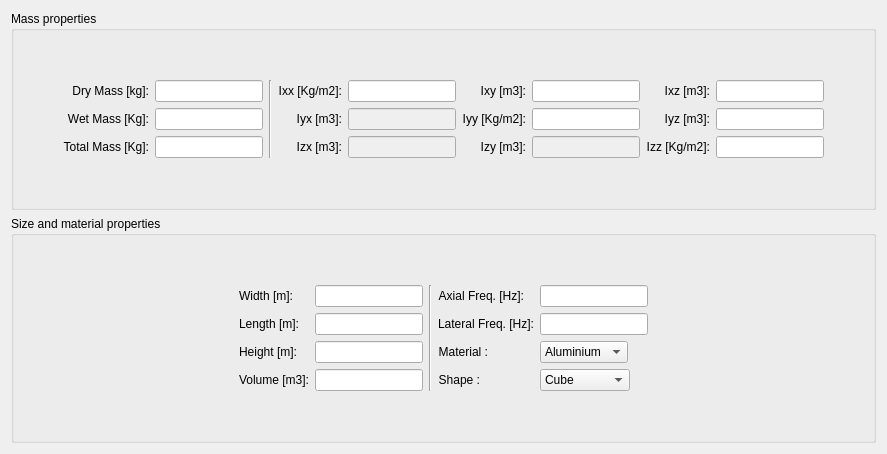
     <widget class="QWidget" name="Strcuture">
      <attribute name="title">
       <string>Structures</string>
      </attribute>
      <layout class="QGridLayout" name="gridLayout_2">
       <item row="0" column="0">
        <layout class="QVBoxLayout" name="verticalLayout">
         <item>
          <widget class="QGroupBox" name="groupBox">
           <property name="title">
            <string>Mass properties</string>
           </property>
           <layout class="QGridLayout" name="gridLayout_6">
            <item row="1" column="1">
             <layout class="QHBoxLayout" name="horizontalLayout">
              <item>
               <layout class="QGridLayout" name="gridLayout_3">
                <item row="0" column="0">
                 <widget class="QLabel" name="label_10">
                  <property name="text">
                   <string>Dry Mass [kg]:</string>
                  </property>
                  <property name="alignment">
                   <set>Qt::AlignRight|Qt::AlignTrailing|Qt::AlignVCenter</set>
                  </property>
                 </widget>
                </item>
                <item row="0" column="1">
                 <widget class="QLineEdit" name="DryMass">
                  <property name="minimumSize">
                   <size>
                    <width>80</width>
                    <height>0</height>
                   </size>
                  </property>
                  <property name="alignment">
                   <set>Qt::AlignRight|Qt::AlignTrailing|Qt::AlignVCenter</set>
                  </property>
                 </widget>
                </item>
                <item row="2" column="0">
                 <widget class="QLabel" name="label_12">
                  <property name="text">
                   <string>Total Mass [Kg]:</string>
                  </property>
                  <property name="alignment">
                   <set>Qt::AlignRight|Qt::AlignTrailing|Qt::AlignVCenter</set>
                  </property>
                 </widget>
                </item>
                <item row="1" column="0">
                 <widget class="QLabel" name="label_11">
                  <property name="text">
                   <string>Wet Mass [Kg]:</string>
                  </property>
                  <property name="alignment">
                   <set>Qt::AlignRight|Qt::AlignTrailing|Qt::AlignVCenter</set>
                  </property>
                 </widget>
                </item>
                <item row="1" column="1">
                 <widget class="QLineEdit" name="WetMass">
                  <property name="minimumSize">
                   <size>
                    <width>80</width>
                    <height>0</height>
                   </size>
                  </property>
                  <property name="alignment">
                   <set>Qt::AlignRight|Qt::AlignTrailing|Qt::AlignVCenter</set>
                  </property>
                 </widget>
                </item>
                <item row="2" column="1">
                 <widget class="QLineEdit" name="TotalMass">
                  <property name="alignment">
                   <set>Qt::AlignRight|Qt::AlignTrailing|Qt::AlignVCenter</set>
                  </property>
                 </widget>
                </item>
               </layout>
              </item>
              <item>
               <widget class="Line" name="line_2">
                <property name="orientation">
                 <enum>Qt::Vertical</enum>
                </property>
               </widget>
              </item>
              <item>
               <layout class="QGridLayout" name="gridLayout_4">
                <item row="0" column="4">
                 <widget class="QLineEdit" name="Ixx">
                  <property name="alignment">
                   <set>Qt::AlignRight|Qt::AlignTrailing|Qt::AlignVCenter</set>
                  </property>
                 </widget>
                </item>
                <item row="0" column="3">
                 <widget class="QLabel" name="label">
                  <property name="text">
                   <string>Ixx [Kg/m2]:</string>
                  </property>
                  <property name="alignment">
                   <set>Qt::AlignRight|Qt::AlignTrailing|Qt::AlignVCenter</set>
                  </property>
                 </widget>
                </item>
                <item row="0" column="6">
                 <widget class="QLineEdit" name="Ixy">
                  <property name="alignment">
                   <set>Qt::AlignRight|Qt::AlignTrailing|Qt::AlignVCenter</set>
                  </property>
                 </widget>
                </item>
                <item row="0" column="8">
                 <widget class="QLineEdit" name="Ixz">
                  <property name="alignment">
                   <set>Qt::AlignRight|Qt::AlignTrailing|Qt::AlignVCenter</set>
                  </property>
                 </widget>
                </item>
                <item row="1" column="6">
                 <widget class="QLineEdit" name="Iyy">
                  <property name="alignment">
                   <set>Qt::AlignRight|Qt::AlignTrailing|Qt::AlignVCenter</set>
                  </property>
                 </widget>
                </item>
                <item row="1" column="8">
                 <widget class="QLineEdit" name="Iyz">
                  <property name="alignment">
                   <set>Qt::AlignRight|Qt::AlignTrailing|Qt::AlignVCenter</set>
                  </property>
                 </widget>
                </item>
                <item row="2" column="8">
                 <widget class="QLineEdit" name="Izz">
                  <property name="alignment">
                   <set>Qt::AlignRight|Qt::AlignTrailing|Qt::AlignVCenter</set>
                  </property>
                 </widget>
                </item>
                <item row="1" column="5">
                 <widget class="QLabel" name="label_13">
                  <property name="text">
                   <string>Iyy [Kg/m2]:</string>
                  </property>
                  <property name="alignment">
                   <set>Qt::AlignRight|Qt::AlignTrailing|Qt::AlignVCenter</set>
                  </property>
                 </widget>
                </item>
                <item row="2" column="7">
                 <widget class="QLabel" name="label_2">
                  <property name="text">
                   <string>Izz [Kg/m2]:</string>
                  </property>
                  <property name="alignment">
                   <set>Qt::AlignRight|Qt::AlignTrailing|Qt::AlignVCenter</set>
                  </property>
                 </widget>
                </item>
                <item row="0" column="5">
                 <widget class="QLabel" name="label_15">
                  <property name="text">
                   <string>Ixy [m3]:</string>
                  </property>
                  <property name="alignment">
                   <set>Qt::AlignRight|Qt::AlignTrailing|Qt::AlignVCenter</set>
                  </property>
                 </widget>
                </item>
                <item row="0" column="7">
                 <widget class="QLabel" name="label_16">
                  <property name="text">
                   <string>Ixz [m3]:</string>
                  </property>
                  <property name="alignment">
                   <set>Qt::AlignRight|Qt::AlignTrailing|Qt::AlignVCenter</set>
                  </property>
                 </widget>
                </item>
                <item row="2" column="6">
                 <widget class="QLineEdit" name="Izy">
                  <property name="enabled">
                   <bool>false</bool>
                  </property>
                  <property name="alignment">
                   <set>Qt::AlignRight|Qt::AlignTrailing|Qt::AlignVCenter</set>
                  </property>
                 </widget>
                </item>
                <item row="2" column="4">
                 <widget class="QLineEdit" name="Izx">
                  <property name="enabled">
                   <bool>false</bool>
                  </property>
                  <property name="alignment">
                   <set>Qt::AlignRight|Qt::AlignTrailing|Qt::AlignVCenter</set>
                  </property>
                 </widget>
                </item>
                <item row="1" column="4">
                 <widget class="QLineEdit" name="Iyx">
                  <property name="enabled">
                   <bool>false</bool>
                  </property>
                  <property name="alignment">
                   <set>Qt::AlignRight|Qt::AlignTrailing|Qt::AlignVCenter</set>
                  </property>
                 </widget>
                </item>
                <item row="1" column="7">
                 <widget class="QLabel" name="label_14">
                  <property name="text">
                   <string>Iyz [m3]:</string>
                  </property>
                  <property name="alignment">
                   <set>Qt::AlignRight|Qt::AlignTrailing|Qt::AlignVCenter</set>
                  </property>
                 </widget>
                </item>
                <item row="1" column="3">
                 <widget class="QLabel" name="label_17">
                  <property name="text">
                   <string>Iyx [m3]:</string>
                  </property>
                  <property name="alignment">
                   <set>Qt::AlignRight|Qt::AlignTrailing|Qt::AlignVCenter</set>
                  </property>
                 </widget>
                </item>
                <item row="2" column="3">
                 <widget class="QLabel" name="label_18">
                  <property name="text">
                   <string>Izx [m3]:</string>
                  </property>
                  <property name="alignment">
                   <set>Qt::AlignRight|Qt::AlignTrailing|Qt::AlignVCenter</set>
                  </property>
                 </widget>
                </item>
                <item row="2" column="5">
                 <widget class="QLabel" name="label_19">
                  <property name="text">
                   <string>Izy [m3]:</string>
                  </property>
                  <property name="alignment">
                   <set>Qt::AlignRight|Qt::AlignTrailing|Qt::AlignVCenter</set>
                  </property>
                 </widget>
                </item>
               </layout>
              </item>
             </layout>
            </item>
            <item row="1" column="0">
             <spacer name="horizontalSpacer_14">
              <property name="orientation">
               <enum>Qt::Horizontal</enum>
              </property>
              <property name="sizeHint" stdset="0">
               <size>
                <width>40</width>
                <height>20</height>
               </size>
              </property>
             </spacer>
            </item>
            <item row="1" column="2">
             <spacer name="horizontalSpacer_15">
              <property name="orientation">
               <enum>Qt::Horizontal</enum>
              </property>
              <property name="sizeHint" stdset="0">
               <size>
                <width>40</width>
                <height>20</height>
               </size>
              </property>
             </spacer>
            </item>
            <item row="0" column="1">
             <spacer name="verticalSpacer_26">
              <property name="orientation">
               <enum>Qt::Vertical</enum>
              </property>
              <property name="sizeHint" stdset="0">
               <size>
                <width>20</width>
                <height>40</height>
               </size>
              </property>
             </spacer>
            </item>
            <item row="2" column="1">
             <spacer name="verticalSpacer_27">
              <property name="orientation">
               <enum>Qt::Vertical</enum>
              </property>
              <property name="sizeHint" stdset="0">
               <size>
                <width>20</width>
                <height>40</height>
               </size>
              </property>
             </spacer>
            </item>
           </layout>
          </widget>
         </item>
        </layout>
       </item>
       <item row="2" column="0">
        <widget class="QGroupBox" name="groupBox_2">
         <property name="title">
          <string>Size and material properties</string>
         </property>
         <layout class="QGridLayout" name="gridLayout_5">
          <item row="1" column="1">
           <layout class="QHBoxLayout" name="horizontalLayout_2">
            <item>
             <layout class="QFormLayout" name="formLayout">
              <property name="fieldGrowthPolicy">
               <enum>QFormLayout::FieldsStayAtSizeHint</enum>
              </property>
              <item row="0" column="0">
               <widget class="QLabel" name="label_4">
                <property name="text">
                 <string>Width [m]:</string>
                </property>
                <property name="alignment">
                 <set>Qt::AlignRight|Qt::AlignTrailing|Qt::AlignVCenter</set>
                </property>
               </widget>
              </item>
              <item row="0" column="1">
               <widget class="QLineEdit" name="Width">
                <property name="alignment">
                 <set>Qt::AlignRight|Qt::AlignTrailing|Qt::AlignVCenter</set>
                </property>
               </widget>
              </item>
              <item row="1" column="0">
               <widget class="QLabel" name="label_5">
                <property name="text">
                 <string>Length [m]:</string>
                </property>
                <property name="alignment">
                 <set>Qt::AlignRight|Qt::AlignTrailing|Qt::AlignVCenter</set>
                </property>
               </widget>
              </item>
              <item row="1" column="1">
               <widget class="QLineEdit" name="Length">
                <property name="alignment">
                 <set>Qt::AlignRight|Qt::AlignTrailing|Qt::AlignVCenter</set>
                </property>
               </widget>
              </item>
              <item row="2" column="0">
               <widget class="QLabel" name="label_6">
                <property name="text">
                 <string>Height [m]:</string>
                </property>
                <property name="alignment">
                 <set>Qt::AlignRight|Qt::AlignTrailing|Qt::AlignVCenter</set>
                </property>
               </widget>
              </item>
              <item row="2" column="1">
               <widget class="QLineEdit" name="Height">
                <property name="alignment">
                 <set>Qt::AlignRight|Qt::AlignTrailing|Qt::AlignVCenter</set>
                </property>
               </widget>
              </item>
              <item row="3" column="0">
               <widget class="QLabel" name="label_7">
                <property name="text">
                 <string>Volume [m3]:</string>
                </property>
                <property name="alignment">
                 <set>Qt::AlignRight|Qt::AlignTrailing|Qt::AlignVCenter</set>
                </property>
               </widget>
              </item>
              <item row="3" column="1">
               <widget class="QLineEdit" name="Volume">
                <property name="alignment">
                 <set>Qt::AlignRight|Qt::AlignTrailing|Qt::AlignVCenter</set>
                </property>
               </widget>
              </item>
             </layout>
            </item>
            <item>
             <widget class="Line" name="line">
              <property name="orientation">
               <enum>Qt::Vertical</enum>
              </property>
             </widget>
            </item>
            <item>
             <layout class="QFormLayout" name="formLayout_2">
              <property name="fieldGrowthPolicy">
               <enum>QFormLayout::FieldsStayAtSizeHint</enum>
              </property>
              <item row="0" column="0">
               <widget class="QLabel" name="label_8">
                <property name="text">
                 <string>Axial Freq. [Hz]:</string>
                </property>
                <property name="alignment">
                 <set>Qt::AlignRight|Qt::AlignTrailing|Qt::AlignVCenter</set>
                </property>
               </widget>
              </item>
              <item row="0" column="1">
               <widget class="QLineEdit" name="AxialFrequency">
                <property name="alignment">
                 <set>Qt::AlignRight|Qt::AlignTrailing|Qt::AlignVCenter</set>
                </property>
               </widget>
              </item>
              <item row="1" column="0">
               <widget class="QLabel" name="label_9">
                <property name="text">
                 <string>Lateral Freq. [Hz]:</string>
                </property>
                <property name="alignment">
                 <set>Qt::AlignRight|Qt::AlignTrailing|Qt::AlignVCenter</set>
                </property>
               </widget>
              </item>
              <item row="1" column="1">
               <widget class="QLineEdit" name="LateralFrequency">
                <property name="alignment">
                 <set>Qt::AlignRight|Qt::AlignTrailing|Qt::AlignVCenter</set>
                </property>
               </widget>
              </item>
              <item row="2" column="1">
               <widget class="QComboBox" name="materialComboBox">
                <item>
                 <property name="text">
                  <string>Aluminium</string>
                 </property>
                </item>
                <item>
                 <property name="text">
                  <string>Steel</string>
                 </property>
                </item>
               </widget>
              </item>
              <item row="2" column="0">
               <widget class="QLabel" name="label_20">
                <property name="text">
                 <string>Material :</string>
                </property>
                <property name="alignment">
                 <set>Qt::AlignRight|Qt::AlignTrailing|Qt::AlignVCenter</set>
                </property>
               </widget>
              </item>
              <item row="3" column="0">
               <widget class="QLabel" name="label_21">
                <property name="text">
                 <string>Shape :</string>
                </property>
                <property name="alignment">
                 <set>Qt::AlignRight|Qt::AlignTrailing|Qt::AlignVCenter</set>
                </property>
               </widget>
              </item>
              <item row="3" column="1">
               <widget class="QComboBox" name="shapeComboBox">
                <item>
                 <property name="text">
                  <string>Cube</string>
                 </property>
                </item>
                <item>
                 <property name="text">
                  <string>Cylindirical</string>
                 </property>
                </item>
                <item>
                 <property name="text">
                  <string>Spherical</string>
                 </property>
                </item>
               </widget>
              </item>
             </layout>
            </item>
           </layout>
          </item>
          <item row="1" column="2">
           <spacer name="horizontalSpacer_13">
            <property name="orientation">
             <enum>Qt::Horizontal</enum>
            </property>
            <property name="sizeHint" stdset="0">
             <size>
              <width>40</width>
              <height>20</height>
             </size>
            </property>
           </spacer>
          </item>
          <item row="1" column="0">
           <spacer name="horizontalSpacer_12">
            <property name="orientation">
             <enum>Qt::Horizontal</enum>
            </property>
            <property name="sizeHint" stdset="0">
             <size>
              <width>40</width>
              <height>20</height>
             </size>
            </property>
           </spacer>
          </item>
          <item row="0" column="1">
           <spacer name="verticalSpacer_24">
            <property name="orientation">
             <enum>Qt::Vertical</enum>
            </property>
            <property name="sizeHint" stdset="0">
             <size>
              <width>20</width>
              <height>40</height>
             </size>
            </property>
           </spacer>
          </item>
          <item row="2" column="1">
           <spacer name="verticalSpacer_25">
            <property name="orientation">
             <enum>Qt::Vertical</enum>
            </property>
            <property name="sizeHint" stdset="0">
             <size>
              <width>20</width>
              <height>40</height>
             </size>
            </property>
           </spacer>
          </item>
         </layout>
        </widget>
       </item>
      </layout>
     </widget>
